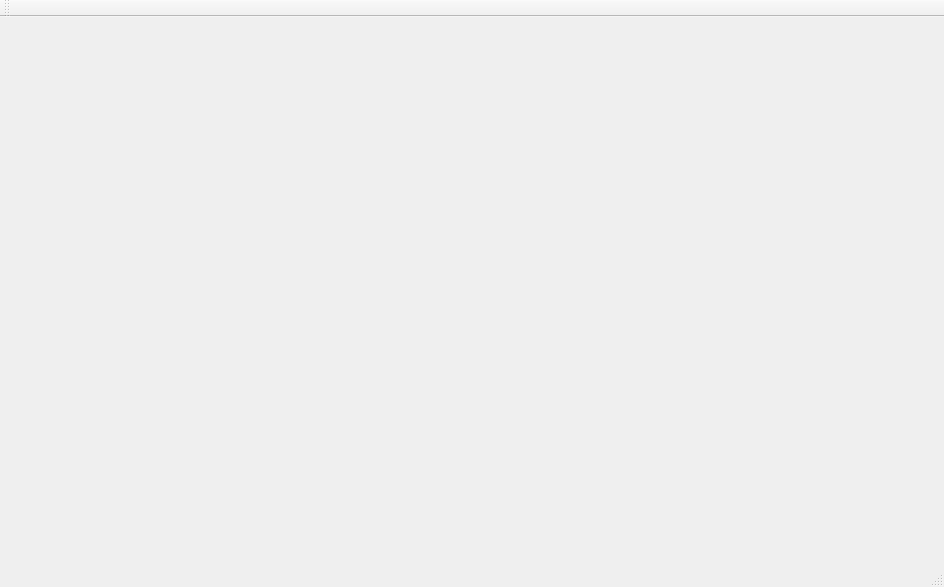
<?xml version="1.0" encoding="UTF-8"?>
<ui version="4.0">
 <class>mainwindowClass</class>
 <widget class="QMainWindow" name="mainwindowClass">
  <property name="geometry">
   <rect>
    <x>0</x>
    <y>0</y>
    <width>944</width>
    <height>587</height>
   </rect>
  </property>
  <property name="windowTitle">
   <string>mainwindow</string>
  </property>
  <widget class="QWidget" name="centralWidget">
   <widget class="QLabel" name="background">
    <property name="geometry">
     <rect>
      <x>0</x>
      <y>-10</y>
      <width>941</width>
      <height>551</height>
     </rect>
    </property>
    <property name="text">
     <string/>
    </property>
   </widget>
  </widget>
  <widget class="QMenuBar" name="menuBar">
   <property name="geometry">
    <rect>
     <x>0</x>
     <y>0</y>
     <width>944</width>
     <height>26</height>
    </rect>
   </property>
  </widget>
  <widget class="QToolBar" name="mainToolBar">
   <attribute name="toolBarArea">
    <enum>TopToolBarArea</enum>
   </attribute>
   <attribute name="toolBarBreak">
    <bool>false</bool>
   </attribute>
  </widget>
  <widget class="QStatusBar" name="statusBar"/>
 </widget>
 <layoutdefault spacing="6" margin="11"/>
 <resources>
  <include location="mainwindow.qrc"/>
 </resources>
 <connections/>
</ui>
